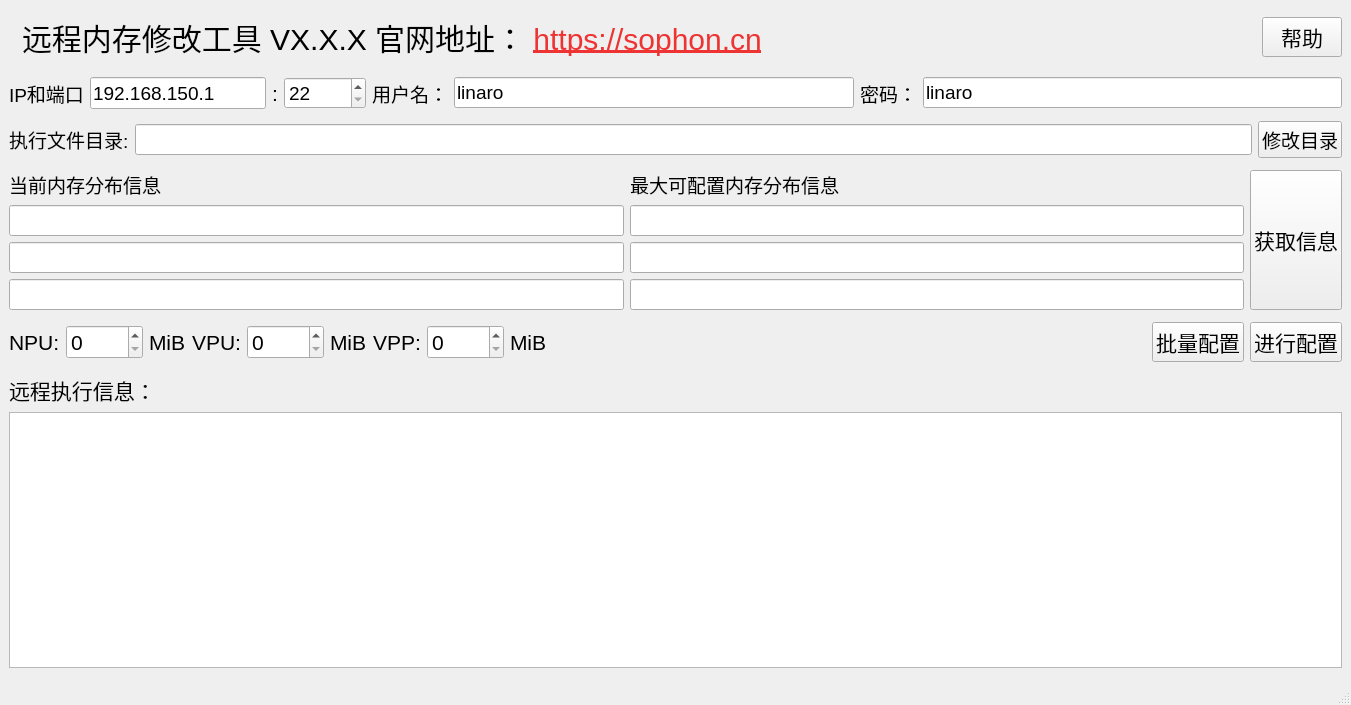
<?xml version="1.0" encoding="UTF-8"?>
<ui version="4.0">
 <class>MainWindow</class>
 <widget class="QMainWindow" name="MainWindow">
  <property name="geometry">
   <rect>
    <x>0</x>
    <y>0</y>
    <width>1351</width>
    <height>705</height>
   </rect>
  </property>
  <property name="windowTitle">
   <string>远程内存修改工具</string>
  </property>
  <property name="windowIcon">
   <iconset resource="resources.qrc">
    <normaloff>:/pencil-square.svg</normaloff>:/pencil-square.svg</iconset>
  </property>
  <widget class="QWidget" name="centralwidget">
   <layout class="QVBoxLayout" name="verticalLayout_4">
    <item>
     <layout class="QHBoxLayout" name="horizontalLayout">
      <property name="topMargin">
       <number>6</number>
      </property>
      <property name="bottomMargin">
       <number>6</number>
      </property>
      <item>
       <widget class="QLabel" name="label_16">
        <property name="text">
         <string/>
        </property>
       </widget>
      </item>
      <item>
       <widget class="QLabel" name="label">
        <property name="sizePolicy">
         <sizepolicy hsizetype="Expanding" vsizetype="Preferred">
          <horstretch>0</horstretch>
          <verstretch>0</verstretch>
         </sizepolicy>
        </property>
        <property name="font">
         <font>
          <pointsize>20</pointsize>
         </font>
        </property>
        <property name="text">
         <string>&lt;html&gt;&lt;head/&gt;&lt;body&gt;&lt;p&gt;&lt;span style=&quot; font-size:30px;&quot;&gt;远程内存修改工具 VX.X.X 官网地址： &lt;/span&gt;&lt;a href=&quot;https://sophon.cn&quot;&gt;&lt;span style=&quot; font-size:30px; text-decoration: underline; color:#ee3333;&quot;&gt;https://sophon.cn&lt;/span&gt;&lt;/a&gt;&lt;/p&gt;&lt;/body&gt;&lt;/html&gt;</string>
        </property>
       </widget>
      </item>
      <item>
       <widget class="QPushButton" name="pushButton_4">
        <property name="font">
         <font>
          <pointsize>16</pointsize>
         </font>
        </property>
        <property name="text">
         <string>帮助</string>
        </property>
       </widget>
      </item>
     </layout>
    </item>
    <item>
     <layout class="QHBoxLayout" name="horizontalLayout_5">
      <property name="topMargin">
       <number>6</number>
      </property>
      <property name="bottomMargin">
       <number>6</number>
      </property>
      <item>
       <layout class="QHBoxLayout" name="horizontalLayout_4">
        <item>
         <widget class="QLabel" name="label_6">
          <property name="font">
           <font>
            <pointsize>14</pointsize>
           </font>
          </property>
          <property name="text">
           <string>IP和端口</string>
          </property>
         </widget>
        </item>
        <item>
         <widget class="QLineEdit" name="lineEdit_ip">
          <property name="sizePolicy">
           <sizepolicy hsizetype="Preferred" vsizetype="Preferred">
            <horstretch>0</horstretch>
            <verstretch>0</verstretch>
           </sizepolicy>
          </property>
          <property name="font">
           <font>
            <pointsize>14</pointsize>
           </font>
          </property>
          <property name="text">
           <string>192.168.150.1</string>
          </property>
         </widget>
        </item>
        <item>
         <widget class="QLabel" name="label_3">
          <property name="font">
           <font>
            <pointsize>16</pointsize>
           </font>
          </property>
          <property name="text">
           <string>:</string>
          </property>
         </widget>
        </item>
        <item>
         <widget class="QSpinBox" name="spinBox_port">
          <property name="font">
           <font>
            <pointsize>14</pointsize>
           </font>
          </property>
          <property name="minimum">
           <number>22</number>
          </property>
          <property name="maximum">
           <number>65535</number>
          </property>
         </widget>
        </item>
       </layout>
      </item>
      <item>
       <layout class="QHBoxLayout" name="horizontalLayout_3">
        <item>
         <widget class="QLabel" name="label_4">
          <property name="font">
           <font>
            <pointsize>14</pointsize>
           </font>
          </property>
          <property name="text">
           <string>用户名：</string>
          </property>
         </widget>
        </item>
        <item>
         <widget class="QLineEdit" name="lineEdit_user">
          <property name="font">
           <font>
            <pointsize>14</pointsize>
           </font>
          </property>
          <property name="text">
           <string>linaro</string>
          </property>
         </widget>
        </item>
       </layout>
      </item>
      <item>
       <layout class="QHBoxLayout" name="horizontalLayout_2">
        <item>
         <widget class="QLabel" name="label_5">
          <property name="font">
           <font>
            <pointsize>14</pointsize>
           </font>
          </property>
          <property name="text">
           <string>密码：</string>
          </property>
         </widget>
        </item>
        <item>
         <widget class="QLineEdit" name="lineEdit_passwd">
          <property name="font">
           <font>
            <pointsize>14</pointsize>
           </font>
          </property>
          <property name="text">
           <string>linaro</string>
          </property>
         </widget>
        </item>
       </layout>
      </item>
     </layout>
    </item>
    <item>
     <layout class="QHBoxLayout" name="horizontalLayout_12">
      <item>
       <widget class="QLabel" name="label_15">
        <property name="sizePolicy">
         <sizepolicy hsizetype="Minimum" vsizetype="Preferred">
          <horstretch>0</horstretch>
          <verstretch>0</verstretch>
         </sizepolicy>
        </property>
        <property name="font">
         <font>
          <pointsize>14</pointsize>
         </font>
        </property>
        <property name="text">
         <string>执行文件目录:</string>
        </property>
       </widget>
      </item>
      <item>
       <widget class="QLineEdit" name="lineEdit_dir">
        <property name="font">
         <font>
          <pointsize>14</pointsize>
         </font>
        </property>
        <property name="readOnly">
         <bool>true</bool>
        </property>
       </widget>
      </item>
      <item>
       <widget class="QPushButton" name="pushButton_5">
        <property name="font">
         <font>
          <pointsize>14</pointsize>
         </font>
        </property>
        <property name="text">
         <string>修改目录</string>
        </property>
       </widget>
      </item>
     </layout>
    </item>
    <item>
     <layout class="QHBoxLayout" name="horizontalLayout_6">
      <property name="topMargin">
       <number>6</number>
      </property>
      <property name="bottomMargin">
       <number>6</number>
      </property>
      <item>
       <layout class="QVBoxLayout" name="verticalLayout">
        <item>
         <widget class="QLabel" name="label_13">
          <property name="font">
           <font>
            <pointsize>14</pointsize>
           </font>
          </property>
          <property name="text">
           <string>当前内存分布信息</string>
          </property>
         </widget>
        </item>
        <item>
         <widget class="QLineEdit" name="lineEditNpuNow">
          <property name="font">
           <font>
            <pointsize>14</pointsize>
           </font>
          </property>
          <property name="readOnly">
           <bool>true</bool>
          </property>
         </widget>
        </item>
        <item>
         <widget class="QLineEdit" name="lineEditVpuNow">
          <property name="font">
           <font>
            <pointsize>14</pointsize>
           </font>
          </property>
          <property name="readOnly">
           <bool>true</bool>
          </property>
         </widget>
        </item>
        <item>
         <widget class="QLineEdit" name="lineEditVppNow">
          <property name="font">
           <font>
            <pointsize>14</pointsize>
           </font>
          </property>
          <property name="readOnly">
           <bool>true</bool>
          </property>
         </widget>
        </item>
       </layout>
      </item>
      <item>
       <layout class="QVBoxLayout" name="verticalLayout_2">
        <item>
         <widget class="QLabel" name="label_14">
          <property name="font">
           <font>
            <pointsize>14</pointsize>
           </font>
          </property>
          <property name="text">
           <string>最大可配置内存分布信息</string>
          </property>
         </widget>
        </item>
        <item>
         <widget class="QLineEdit" name="lineEditNpuMax">
          <property name="font">
           <font>
            <pointsize>14</pointsize>
           </font>
          </property>
          <property name="readOnly">
           <bool>true</bool>
          </property>
         </widget>
        </item>
        <item>
         <widget class="QLineEdit" name="lineEditVpuMax">
          <property name="font">
           <font>
            <pointsize>14</pointsize>
           </font>
          </property>
          <property name="readOnly">
           <bool>true</bool>
          </property>
         </widget>
        </item>
        <item>
         <widget class="QLineEdit" name="lineEditVppMax">
          <property name="font">
           <font>
            <pointsize>14</pointsize>
           </font>
          </property>
          <property name="readOnly">
           <bool>true</bool>
          </property>
         </widget>
        </item>
       </layout>
      </item>
      <item>
       <widget class="QPushButton" name="pushButton_2">
        <property name="sizePolicy">
         <sizepolicy hsizetype="Minimum" vsizetype="Preferred">
          <horstretch>0</horstretch>
          <verstretch>0</verstretch>
         </sizepolicy>
        </property>
        <property name="font">
         <font>
          <pointsize>16</pointsize>
         </font>
        </property>
        <property name="text">
         <string>获取信息</string>
        </property>
       </widget>
      </item>
     </layout>
    </item>
    <item>
     <layout class="QHBoxLayout" name="horizontalLayout_11">
      <item>
       <layout class="QHBoxLayout" name="horizontalLayout_10">
        <item>
         <layout class="QHBoxLayout" name="horizontalLayout_9">
          <item>
           <widget class="QLabel" name="label_8">
            <property name="font">
             <font>
              <pointsize>16</pointsize>
             </font>
            </property>
            <property name="text">
             <string>NPU:</string>
            </property>
           </widget>
          </item>
          <item>
           <widget class="QSpinBox" name="spinBox_npu">
            <property name="font">
             <font>
              <pointsize>16</pointsize>
             </font>
            </property>
            <property name="maximum">
             <number>8192</number>
            </property>
           </widget>
          </item>
          <item>
           <widget class="QLabel" name="label_2">
            <property name="font">
             <font>
              <pointsize>16</pointsize>
             </font>
            </property>
            <property name="text">
             <string>MiB</string>
            </property>
           </widget>
          </item>
         </layout>
        </item>
        <item>
         <layout class="QHBoxLayout" name="horizontalLayout_8">
          <item>
           <widget class="QLabel" name="label_9">
            <property name="font">
             <font>
              <pointsize>16</pointsize>
             </font>
            </property>
            <property name="text">
             <string>VPU:</string>
            </property>
           </widget>
          </item>
          <item>
           <widget class="QSpinBox" name="spinBox_vpu">
            <property name="font">
             <font>
              <pointsize>16</pointsize>
             </font>
            </property>
            <property name="maximum">
             <number>4096</number>
            </property>
           </widget>
          </item>
          <item>
           <widget class="QLabel" name="label_11">
            <property name="font">
             <font>
              <pointsize>16</pointsize>
             </font>
            </property>
            <property name="text">
             <string>MiB</string>
            </property>
           </widget>
          </item>
         </layout>
        </item>
        <item>
         <layout class="QHBoxLayout" name="horizontalLayout_7">
          <item>
           <widget class="QLabel" name="label_10">
            <property name="font">
             <font>
              <pointsize>16</pointsize>
             </font>
            </property>
            <property name="text">
             <string>VPP:</string>
            </property>
           </widget>
          </item>
          <item>
           <widget class="QSpinBox" name="spinBox_vpp">
            <property name="font">
             <font>
              <pointsize>16</pointsize>
             </font>
            </property>
            <property name="maximum">
             <number>4096</number>
            </property>
           </widget>
          </item>
          <item>
           <widget class="QLabel" name="label_12">
            <property name="font">
             <font>
              <pointsize>16</pointsize>
             </font>
            </property>
            <property name="text">
             <string>MiB</string>
            </property>
           </widget>
          </item>
         </layout>
        </item>
       </layout>
      </item>
      <item>
       <spacer name="horizontalSpacer">
        <property name="font">
         <font>
          <pointsize>16</pointsize>
         </font>
        </property>
        <property name="orientation">
         <enum>Qt::Horizontal</enum>
        </property>
        <property name="sizeHint" stdset="0">
         <size>
          <width>40</width>
          <height>20</height>
         </size>
        </property>
       </spacer>
      </item>
      <item>
       <widget class="QPushButton" name="pushButton_6">
        <property name="font">
         <font>
          <pointsize>16</pointsize>
         </font>
        </property>
        <property name="text">
         <string>批量配置</string>
        </property>
       </widget>
      </item>
      <item>
       <widget class="QPushButton" name="pushButton_3">
        <property name="font">
         <font>
          <pointsize>16</pointsize>
         </font>
        </property>
        <property name="text">
         <string>进行配置</string>
        </property>
       </widget>
      </item>
     </layout>
    </item>
    <item>
     <layout class="QVBoxLayout" name="verticalLayout_3">
      <property name="topMargin">
       <number>6</number>
      </property>
      <property name="bottomMargin">
       <number>6</number>
      </property>
      <item>
       <widget class="QLabel" name="label_7">
        <property name="font">
         <font>
          <pointsize>16</pointsize>
         </font>
        </property>
        <property name="text">
         <string>远程执行信息：</string>
        </property>
       </widget>
      </item>
      <item>
       <widget class="QTextEdit" name="textEdit_sshinfo">
        <property name="font">
         <font>
          <pointsize>16</pointsize>
         </font>
        </property>
        <property name="readOnly">
         <bool>true</bool>
        </property>
       </widget>
      </item>
     </layout>
    </item>
   </layout>
  </widget>
  <widget class="QStatusBar" name="statusBar">
   <property name="mouseTracking">
    <bool>false</bool>
   </property>
   <property name="tabletTracking">
    <bool>false</bool>
   </property>
   <property name="autoFillBackground">
    <bool>true</bool>
   </property>
  </widget>
 </widget>
 <resources>
  <include location="resources.qrc"/>
 </resources>
 <connections/>
</ui>
